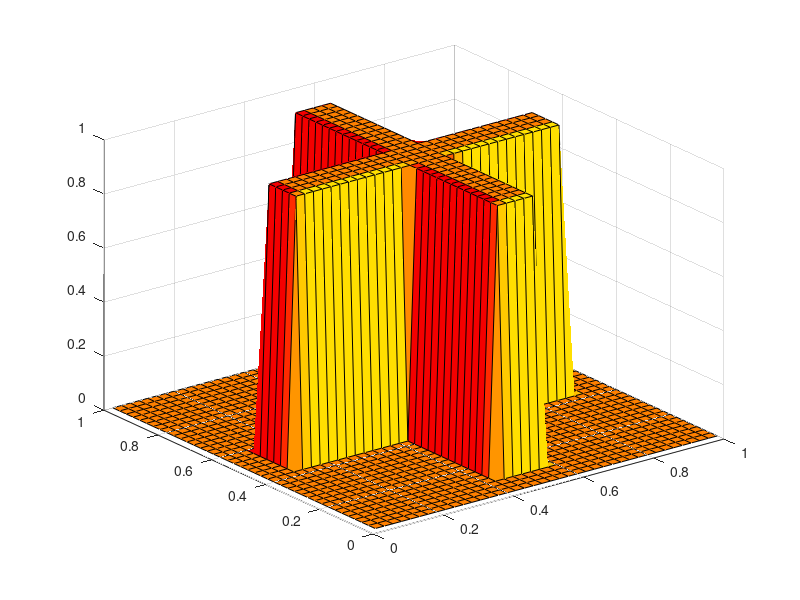

This figure's MATLAB source: (Note: this script raises an error after producing the figure.)
% Backward Euler for  u_t = u_xx + u_yy on unit square
%    with periodic boundary data
%
%    xx, yy, uu represent data on a 2D mesh.
%
%    x, y, u represent the same data stretched to 1D vectors,
%            since that's what's needed to do linear algebra.

% Grid and initial condition in the form of a plus sign:
J = 40;
h = 1/J;
s = (h:h:1)';
%k = 0.2*h^2;
k = 0.1*h;
[xx,yy] = meshgrid(s,s);
x = xx(:); y = yy(:);
u = double( ...
    (abs(x-.5)<.4 & abs(y-.5)<.07) | (abs(x-.5)<.07 & abs(y-.5)<.4));

% The matrix L in 1D:
N = length(s);  e = ones(N,1);
L1d = spdiags([e  -2*e  e], [-1 0 1], N, N);
L1d(1, end) = 1;  L1d(end, 1) = 1;  % periodic BCs
L1d = 1/h^2 * L1d;
I1d = speye(size(L1d));

L = kron(I1d, L1d) + kron(L1d, I1d);    % 2D Laplacian <- Magic!
I = speye(size(L));

figure(1); clf;
spy(L)
disp('paused'); pause

% Time-stepping:
Tf = 4;
% adjust either final time or time-step to have integer steps
numsteps = ceil(Tf / k);
%k = Tf / numsteps
Tf = k*numsteps;

A = I - k*L;

for n = 1:numsteps
  uu = reshape(u,size(xx));
  surfl(xx,yy,uu), colormap(hot)
  title(sprintf('t = %6.4f',t), 'fontsize',20)
  axis([0 1 0 1 0 2]), view(-20,30)
  %disp('paused'); pause
  drawnow()
  t = n*k;
  u = A \ u;
end

